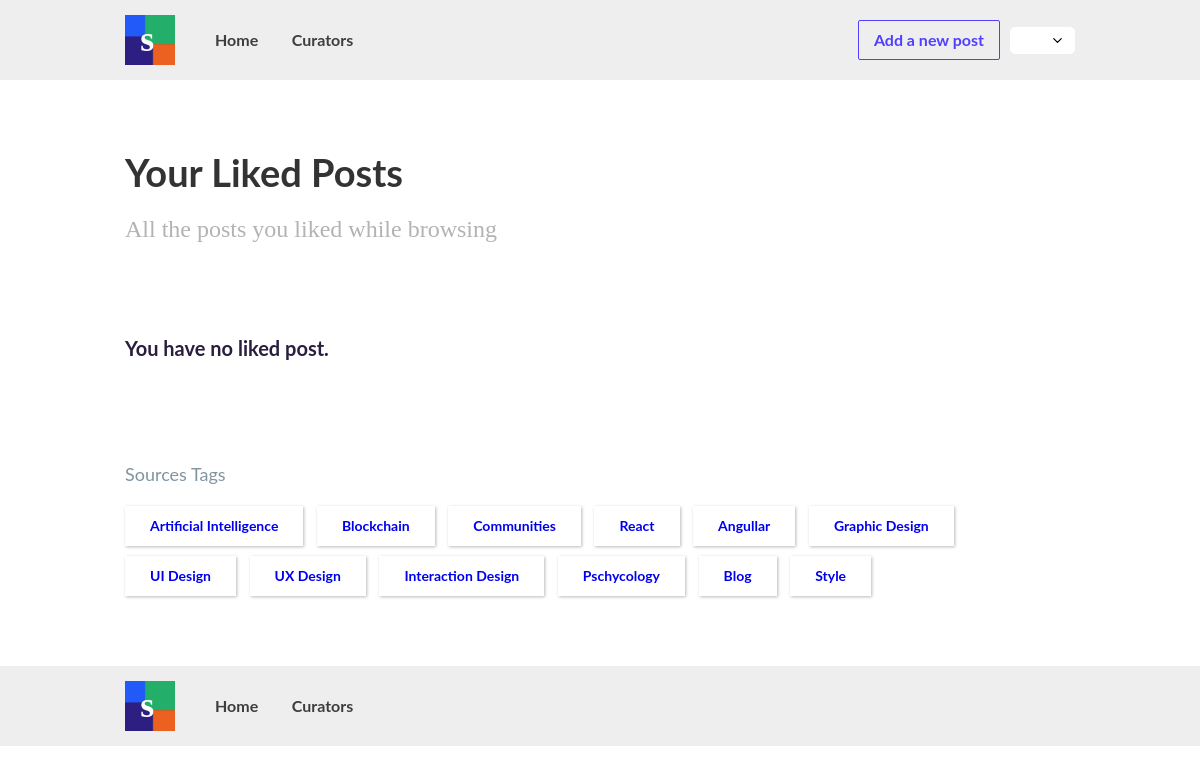
Before: /liked-post/ (signed in) with the older database file.
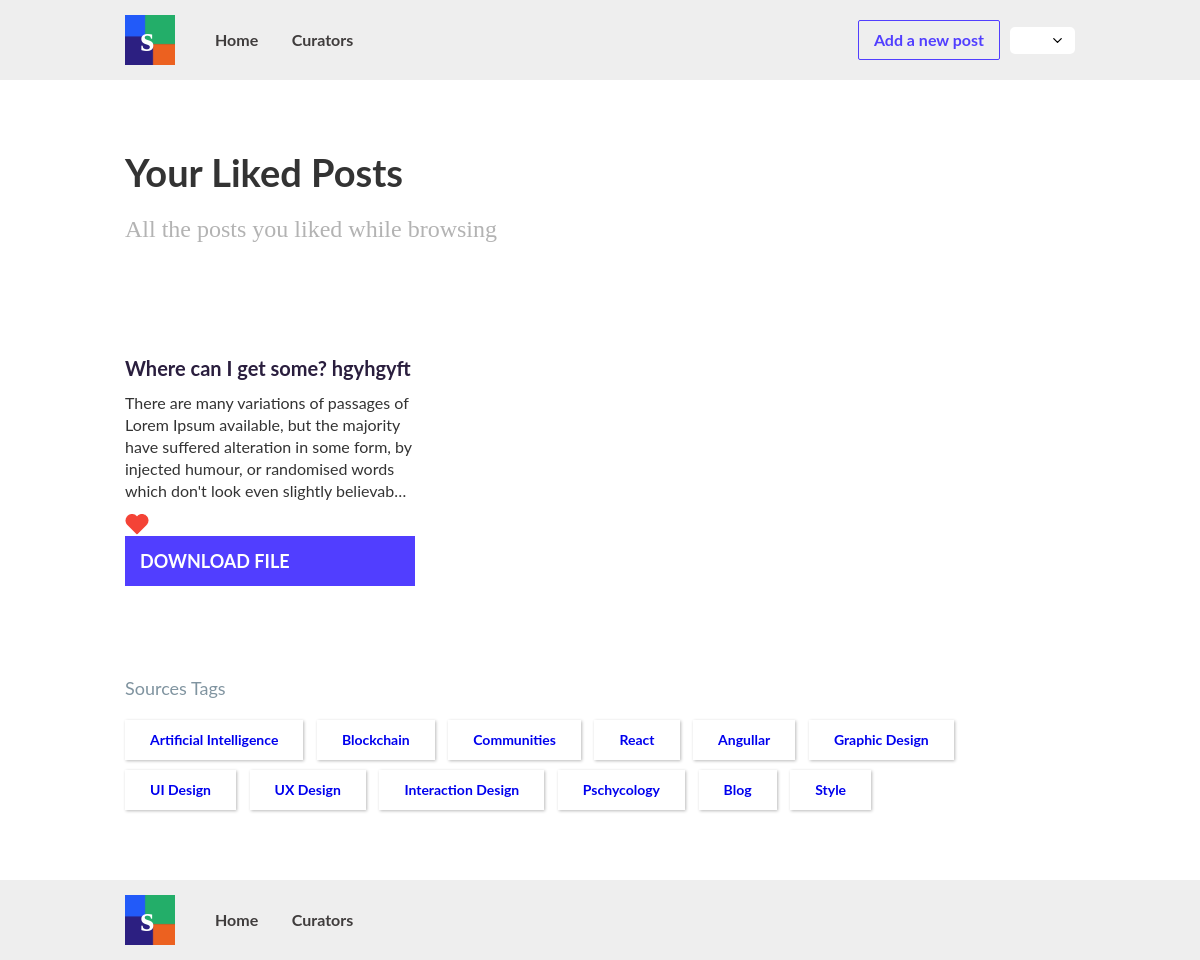
After: the same page with the newer database file.
### skillbook_app/models.py (models this page shows, shortened)
class PostCategory(models.Model):
    name = models.CharField(max_length=100)

class Post(models.Model):
    category = models.ForeignKey(PostCategory, on_delete=models.CASCADE, related_name='posts')
    title = models.CharField(max_length=100)
    content = models.TextField()
    image = models.ImageField(upload_to='post_pics')
    file = models.FileField(upload_to='post_files')
    source_link = models.URLField(max_length=200)
    date_posted = models.DateTimeField(auto_now_add=True, auto_now=False)
    author = models.ForeignKey(Profile, on_delete=models.CASCADE, related_name='posts')
    liked = models.ManyToManyField(Profile, related_name='liked_posts', blank=True)

### users/views.py (the view)
# urls.py: path('liked-post/', ProfileWiseLikedPostView.as_view(), name='liked_post'),
class ProfileWiseLikedPostView(LoginRequiredMixin, ListView):
    model = Post
    context_object_name = 'liked_post_list'
    template_name = 'posts/liked_post.html'
    def get_context_data(self, **kwargs):
        context = super().get_context_data(**kwargs)
        context['category_list'] = PostCategory.objects.all()
        return context
    def get_queryset(self):
        queryset = self.request.user.profile.liked_posts.all()
        return queryset

### templates/posts/liked_post.html (shortened to what this page needs)
{% extends 'base.html' %}
{% block content %}
{% load static %}
{% get_media_prefix as MEDIA_URL %}
  <div class="wrap">
    <div class="div-block">
      <h1 class="title">Your Liked Posts</h1>
      <h3 class="sub-head">
          All the posts you liked while browsing
      </h3>
    </div>
    <div class="collection">
    {% if liked_post_list %}
          {% for post in liked_post_list %}
              <div class="collection-item">
                <h2 class="post_title">{{ post.title }}<br></h2>
                <p class="post_desc">
                    {{ post.content|truncatechars:200 }}
                </p>
                <a href="{% url 'posts:remove_from_like' post.pk %}">
                      <img src="{% static 'images/heart.png' %}" alt="" class="like_icon">
                </a>
                <a class="submit-button-2 w-button" href="{{ post.file.url }}">Download File</a>
              </div>
          {% endfor %}
      {% else %}
          <div class="collection-item">
            <h2 class="post_title">You have no liked post.<br></h2>
          </div>
      {% endif %}
    </div>
    {% include 'sources_tags.html' %}
  </div>
{% endblock %}

### templates/sources_tags.html
<div class="tags-row">
  <h4 class="tag-title">Sources Tags<a href="https://spreadshare.co/tag/16944"><br></a></h4>
  <div class="tags-block">
    {% for category in category_list %}
    <a href="{% url 'posts:post_category' category.pk %}" class="tag_link_block w-inline-block">
      <div class="tag_text">{{ category.name }}</div>
    </a>
    {% endfor %}
  </div>
</div>

Changed rows visible on the page:
now on this page (row edited): Post: title "Where can I get some? hgyhgyft", content "There are many variations of passages of Lorem Ipsum available, but the majority have suffered alteration in some form, by injected humour, or randomised words which don't look even slightly believab…"
Other visible differences:
text no longer shown: "You have no liked post."
